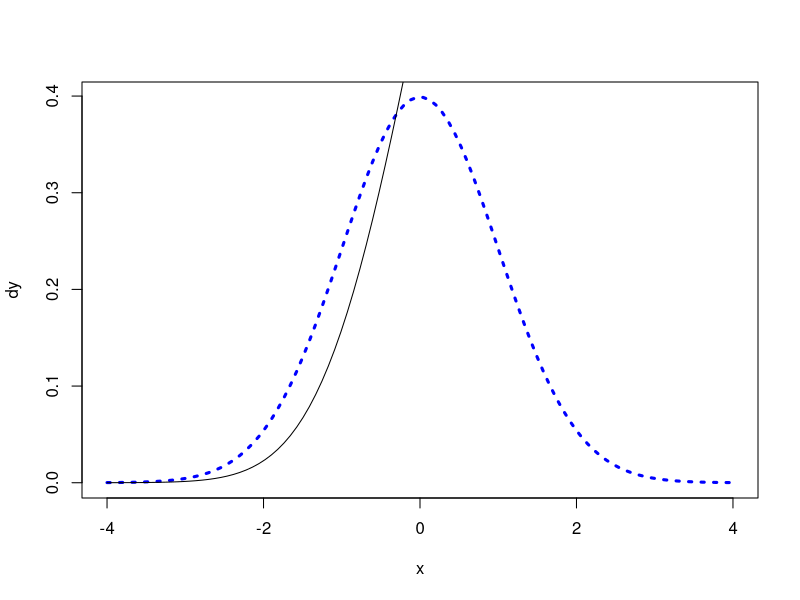
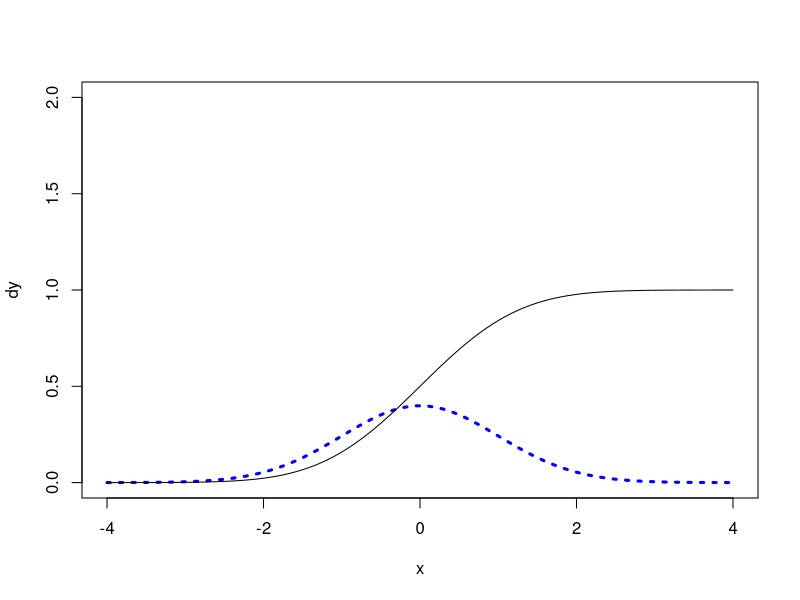
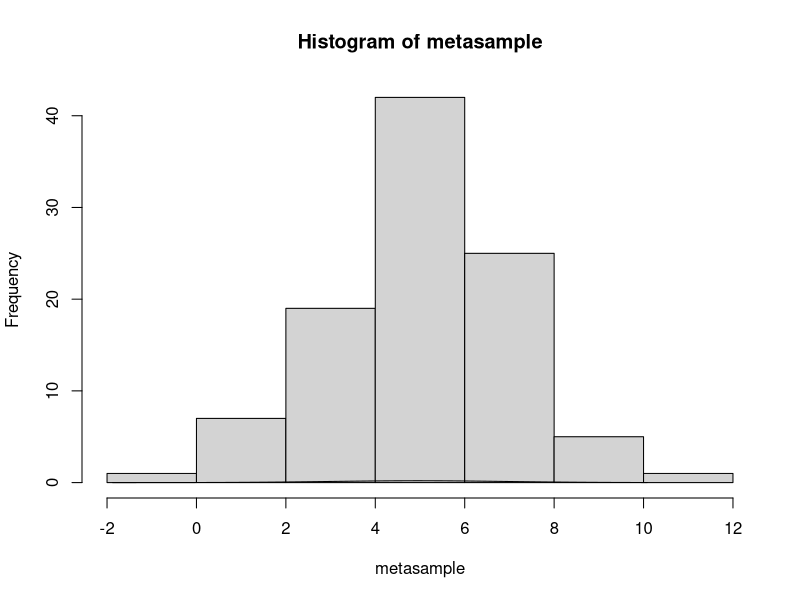
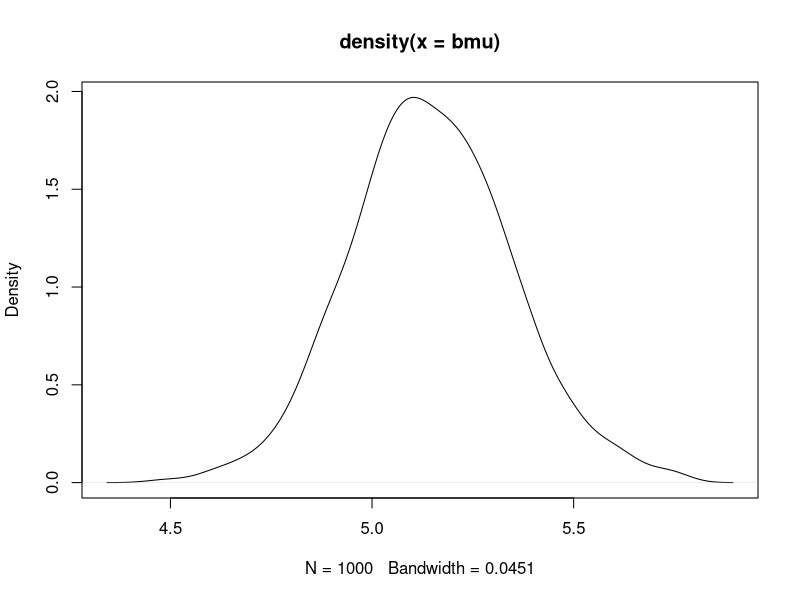

Generate these figures, in order, with R:
## ---- chunk 1
knitr::opts_chunk$set(echo = TRUE)
## ---- chunk 2
x<-seq(-4,4,length=100)
dy<-dnorm(x)
plot(x,dy,type="l",col="blue",lwd=3,lty="dotted")

py<-pnorm(x)
lines(x,py,lty="solid")

## ---- chunk 3
x<-seq(-4,4,length=100)
dy<-dnorm(x)
plot(x,dy,type="l",col="blue",lwd=3,lty="dotted",ylim=c(0,2))

py<-pnorm(x)
lines(x,py,lty="solid")

## ---- chunk 4

N<-100
metasample<-rnorm(N,5,2)
rodno<-as.integer(runif(N)*N)+1
smp<-metasample[rodno]

hist(metasample)

lx<-seq(min(metasample),max(metasample),length=100)
ly<-dnorm(lx,mean(metasample),sd(metasample))


sy<-ly*N*diff(lx)[1]
lines(lx,ly)


## ---- chunk 5
N<-100
metasample<-rnorm(N,5,2)

bmu<-numeric(1000)
for(i in 1:1000){
  rndno<-as.integer(runif(N)*N)+1
  smp<-metasample[rndno]
  bmu[i]<-mean(smp)
  
}

p<-density(bmu)
plot(p)

